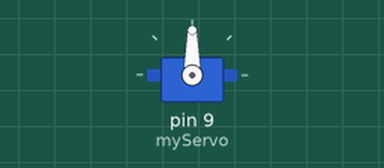
A sketch run on a simulated Arduino Uno, built with avr-gcc and run on an emulated ATmega328P. On the bench: servo. What the sketch prints to the serial monitor is not drawn.

Above: at 1.05 s.
At 5.0 s:
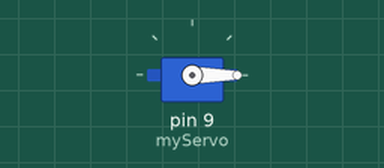
At 9.0 s:
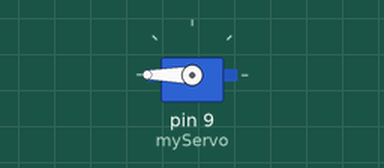
Timing chart, 0 to 11.4 s (numbered marks = the images above):
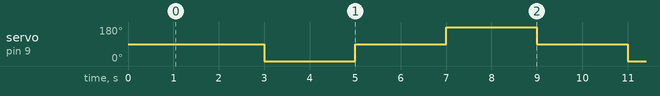

Measured:
- by itself, servo on pin 9 (myServo): repeats every 8.0 s: 90° 2.0 s, 180° 2.0 s, 90° 2.0 s, 0° 2.0 s

The sketch:

lesson5.ino
```cpp
#include <Servo.h>
Servo myServo;

int const potPin = A0;
int potVal;
int angle;

void setup() {
  myServo.attach(9);
  //myServo.write(90);
  Serial.begin(9600);
  delay(1000);

}

void loop() {
//  potVal = analogRead(potPin);
//  Serial.print("PotVal: ");
//  Serial.print(potVal);
//  angle = map(potVal, 0, 1023, 0, 179);
//  Serial.print(", angle: ");
//  Serial.println(angle);
//  myServo.write(0);

  delay(2000);
  myServo.write(0);
  delay(2000);
  myServo.write(90);
  delay(2000);
  myServo.write(180);
  delay(2000);
  myServo.write(90);
  Serial.println("test");
}
```
